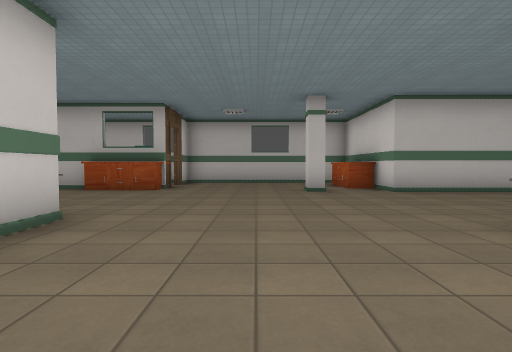
View 1 (above)

17 first-person views from a walk through a Godot game level. The camera is 1.3 m above the floor, tilts 2° down and sees 80° across. Doors that lead somewhere are drawn open, without their leaves. The floor is counted in squares, 2 m on a side. Each view is taken from the middle of a square. On the plan, view 1 faces up. The plan holds only what a view shows up to about 10 squares ahead; the rest is blank. Some surface patterns are stand-ins.

View 2
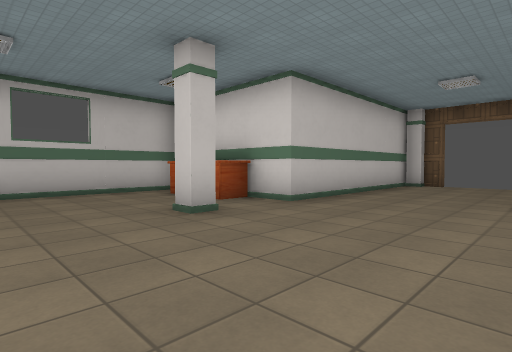

View 3
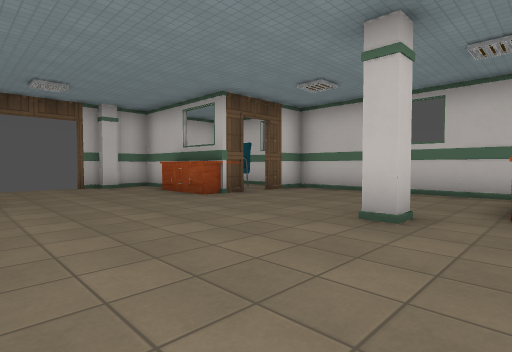

View 4
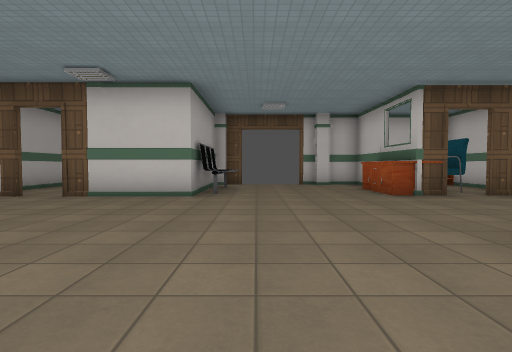

View 5
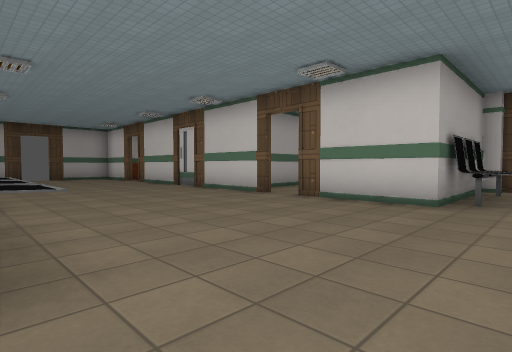

View 6
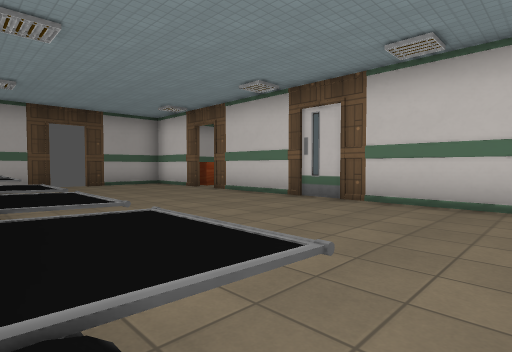

View 7
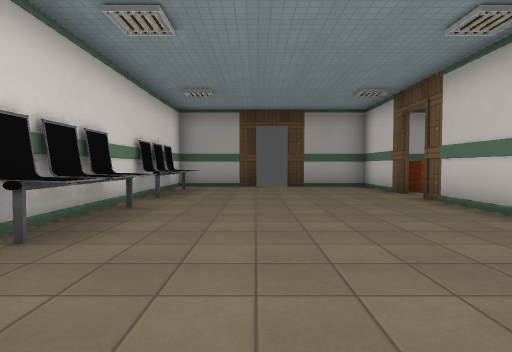

View 8
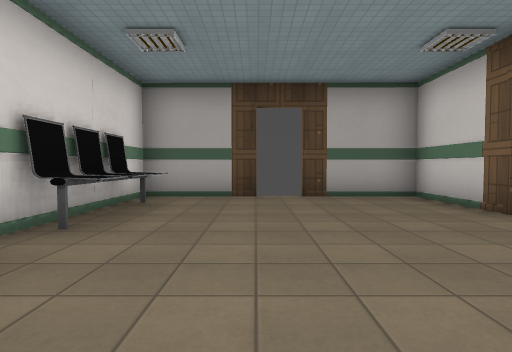

View 9
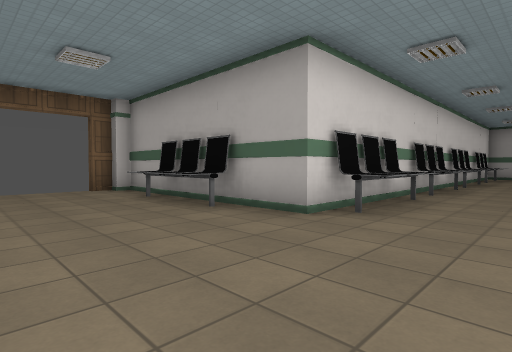

View 10
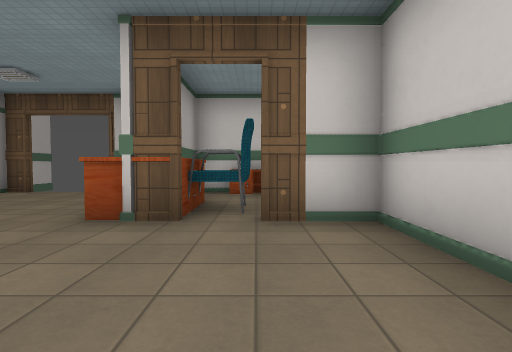

View 11
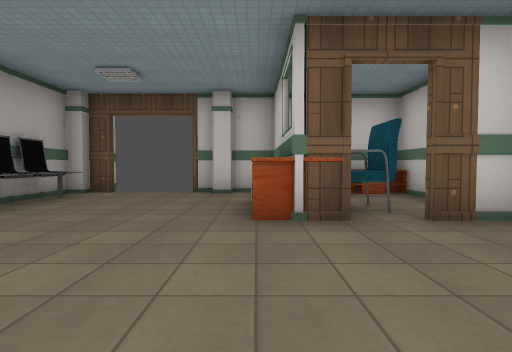

View 12
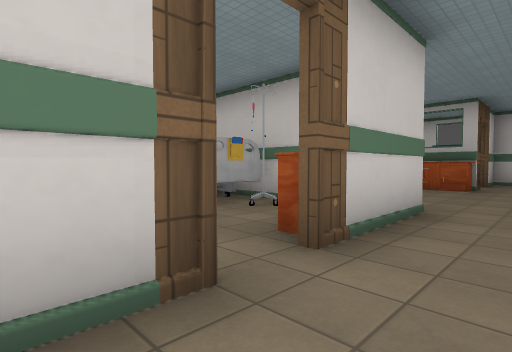

View 13
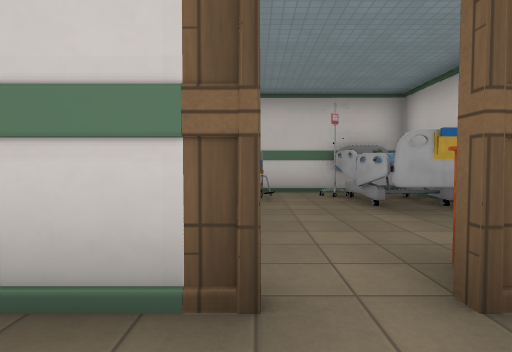

View 14
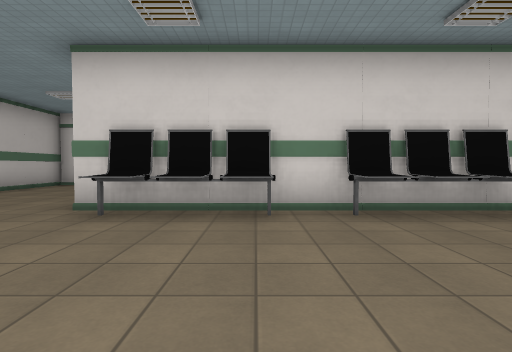

View 15
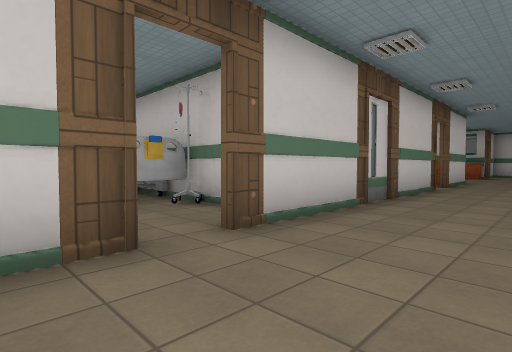

View 16
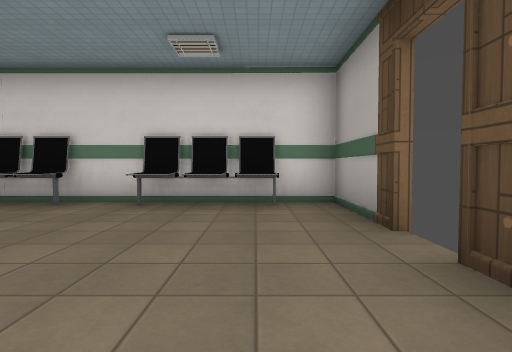

View 17
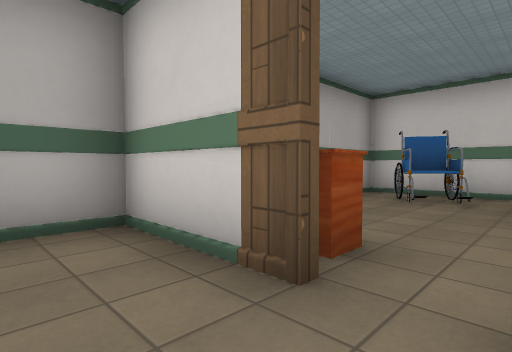

### Floor plan
Key: @ floor where view 1 was taken; # wall or solid block; . floor; D door; = window, fence, low wall or low ledge; ^ raised ledge; C chair; A cabinet; P pillar.
Columns run from 8 left of view 1 to 10 right of it. Each row starts with its distance up from view 1.
 12   ##########
 11   A###......
 10  #A.CC.....A
  9  ###AA.....A
  8  #..AA....P.#######
  7  #P..............P#
  6   D..............D
  5   D..............D
  4  #P##^.......^#^.P#
  3  ###  .....^#   #
  2   ## A#....##
  1 ##  .AD....^#
  0 #^ ..#D.@...#
 -1   #####....^#
 -2       #....##
 -3       D....#
 -4       D....#
 -5       #....^#
 -6    ####.....#
 -7    #.#D....^#
 -8 ##  .AD....##
 -9 #^=.. .....^#
-10 #   # ..DD..#
-11       ##  ###

Positions as (right, up) in squares from view 1, and headings:
1: (0, 0), facing up
2: (-1, 4), facing up-right
3: (3, 4), facing up-left
4: (4, 5), facing left
5: (3, 5), facing down-left
6: (3, 0), facing down-left
7: (1, -1), facing down
8: (1, -4), facing down
9: (1, 7), facing down-right
10: (1, 10), facing left
11: (1, 8), facing left
12: (-1, -1), facing up-left
13: (-1, 0), facing left
14: (-1, 1), facing right
15: (0, -9), facing up-left
16: (-2, -9), facing right
17: (-1, -7), facing down-left
